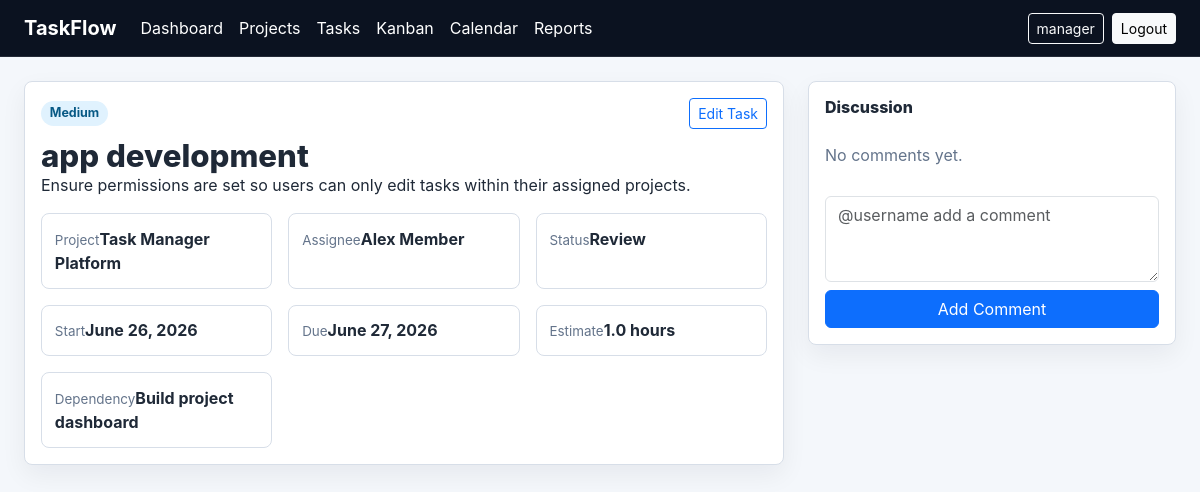
The app's page /tasks/6/ (signed in) with its own data.
### core/models.py (models this page shows, shortened)
class Task(models.Model):
    PRIORITY_CHOICES = [
        ("low", "Low"),
        ("medium", "Medium"),
        ("high", "High"),
        ("critical", "Critical"),
    ]
    STATUS_CHOICES = [
        ("todo", "To Do"),
        ("in_progress", "In Progress"),
        ("review", "Review"),
        ("done", "Done"),
        ("blocked", "Blocked"),
    ]
    title = models.CharField(max_length=180)
    description = models.TextField()
    project = models.ForeignKey(Project, on_delete=models.CASCADE, related_name="tasks")
    sprint = models.ForeignKey(Sprint, on_delete=models.SET_NULL, related_name="tasks", null=True, blank=True)
    priority = models.CharField(max_length=20, choices=PRIORITY_CHOICES, default="medium")
    status = models.CharField(max_length=20, choices=STATUS_CHOICES, default="todo")
    assignee = models.ForeignKey(settings.AUTH_USER_MODEL, on_delete=models.SET_NULL, related_name="assigned_tasks", null=True, blank=True)
    reviewers = models.ManyToManyField(settings.AUTH_USER_MODEL, related_name="review_tasks", blank=True)
    dependency = models.ForeignKey("self", on_delete=models.SET_NULL, null=True, blank=True)
    start_date = models.DateField()
    due_date = models.DateField()
    estimated_hours = models.DecimalField(max_digits=5, decimal_places=1, default=1)
    created_at = models.DateTimeField(auto_now_add=True)
    updated_at = models.DateTimeField(auto_now=True)

class Project(models.Model):
    STATUS_CHOICES = [
        ("planning", "Planning"),
        ("active", "Active"),
        ("on_hold", "On Hold"),
        ("completed", "Completed"),
        ("cancelled", "Cancelled"),
    ]
    name = models.CharField(max_length=160)
    description = models.TextField()
    start_date = models.DateField()
    end_date = models.DateField()
    status = models.CharField(max_length=20, choices=STATUS_CHOICES, default="planning")
    manager = models.ForeignKey(settings.AUTH_USER_MODEL, on_delete=models.CASCADE, related_name="managed_projects")
    members = models.ManyToManyField(settings.AUTH_USER_MODEL, related_name="projects", blank=True)

### core/views.py (the view)
# urls.py: path("tasks/<int:pk>/", views.task_detail, name="task_detail"),
@login_required
def task_detail(request, pk):
    task = get_object_or_404(Task.objects.select_related("project", "assignee", "dependency"), pk=pk)
    if request.method == "POST":
        body = request.POST.get("body", "").strip()
        if body:
            Comment.objects.create(task=task, author=request.user, body=body)
            ActivityLog.objects.create(action="Comment added", task=task, user=request.user)
            return redirect("task_detail", pk=task.pk)
    return render(request, "task_detail.html", {"task": task})

### templates/task_detail.html (shortened to what this page needs)
{% extends "base.html" %}
{% block content %}
<section class="container-fluid px-4 py-4">
  <div class="row g-4">
    <div class="col-lg-8">
      <div class="panel">
        <div class="panel-head">
          <span class="priority {{ task.priority }}">{{ task.get_priority_display }}</span>
          <a class="btn btn-sm btn-outline-primary" href="{% url 'task_edit' task.pk %}">Edit Task</a>
        </div>
        <h1 class="page-title mt-2">{{ task.title }}</h1>
        <p>{{ task.description }}</p>
        <div class="detail-grid">
          <div><span>Project</span><strong>{{ task.project.name }}</strong></div>
          <div><span>Assignee</span><strong>{% if task.assignee %}{{ task.assignee.get_full_name|default:task.assignee.username }}{% else %}Unassigned{% endif %}</strong></div>
          <div><span>Status</span><strong>{{ task.get_status_display }}</strong></div>
          <div><span>Start</span><strong>{{ task.start_date }}</strong></div>
          <div><span>Due</span><strong>{{ task.due_date }}</strong></div>
          <div><span>Estimate</span><strong>{{ task.estimated_hours }} hours</strong></div>
          <div><span>Dependency</span><strong>{{ task.dependency.title|default:"None" }}</strong></div>
        </div>
      </div>
    </div>
    <div class="col-lg-4">
      <div class="panel">
        <h2>Discussion</h2>
        {% for comment in task.comments.all %}
          <div class="comment"><strong>{{ comment.author.username }}</strong><p>{{ comment.body }}</p><small>{{ comment.created_at }}</small></div>
        {% empty %}
          <p class="empty-state">No comments yet.</p>
        {% endfor %}
        <form method="post" class="mt-3">{% csrf_token %}
          <textarea class="form-control mb-2" name="body" rows="3" placeholder="@username add a comment"></textarea>
          <button class="btn btn-primary w-100">Add Comment</button>
        </form>
      </div>
    </div>
  </div>
</section>
{% endblock %}

### templates/base.html (shortened to what this page needs)
{% load static %}
<!doctype html>
<html lang="en">
<head>
  <link href="https://cdn.jsdelivr.net/npm/bootstrap@5.3.3/dist/css/bootstrap.min.css" rel="stylesheet">
  <link rel="stylesheet" href="{% static 'css/styles.css' %}">
</head>
<body>
  <nav class="navbar navbar-expand-lg app-nav sticky-top">
     <div class="container-fluid px-4">
      <a class="navbar-brand fw-bold" href="{% url 'dashboard' %}">TaskFlow</a>
      <div class="collapse navbar-collapse" id="mainNav">
        <ul class="navbar-nav me-auto mb-2 mb-lg-0">
          <li class="nav-item"><a class="nav-link" href="{% url 'dashboard' %}">Dashboard</a></li>
          <li class="nav-item"><a class="nav-link" href="{% url 'projects' %}">Projects</a></li>
          <li class="nav-item"><a class="nav-link" href="{% url 'tasks' %}">Tasks</a></li>
          <li class="nav-item"><a class="nav-link" href="{% url 'kanban' %}">Kanban</a></li>
          <li class="nav-item"><a class="nav-link" href="{% url 'calendar' %}">Calendar</a></li>
          <li class="nav-item"><a class="nav-link" href="{% url 'reports' %}">Reports</a></li>
        </ul>
        <div class="d-flex gap-2 align-items-center">
          {% if user.is_authenticated %}
            <a class="btn btn-sm btn-outline-light" href="{% url 'profile' %}">{{ user.username }}</a>
            <form method="post" action="{% url 'logout' %}">{% csrf_token %}
              <button class="btn btn-sm btn-light" type="submit">Logout</button>
            </form>
          {% else %}
            <a class="btn btn-sm btn-outline-light" href="{% url 'login' %}">Login</a>
            <a class="btn btn-sm btn-light" href="{% url 'register' %}">Register</a>
          {% endif %}
        </div>
      </div>
    </div>
  </nav>
  <main class="page-shell">
    {% block content %}{% endblock %}
  </main>
</body>
</html>

### static/css/styles.css (style rules this page uses)
:root { --ink: #1f2937; --muted: #64748b; --line: #d7dee8; --paper: #ffffff; --wash: #f4f7fb; --brand: #0f766e; --brand-2: #2563eb; --danger: #dc2626; }
body { background: var(--wash); color: var(--ink); font-family: Inter, system-ui, -apple-system, BlinkMacSystemFont, "Segoe UI", sans-serif; }
.app-nav { background: #0b1220; border-bottom: 1px solid rgba(255, 255, 255, .1); }
.app-nav .navbar-brand, .app-nav .nav-link { color: #fff; }
.page-shell { min-height: calc(100vh - 57px); }
.page-title { font-size: clamp(1.7rem, 2.6vw, 2.5rem); line-height: 1.1; margin: 0; font-weight: 800; }
.toolbar, .filter-bar, .metric-grid, .panel-head, .profile-panel { display: flex; align-items: center; gap: 1rem; }
.metric, .panel, .project-card, .form-panel, .auth-panel { background: var(--paper); border: 1px solid var(--line); border-radius: 8px; box-shadow: 0 10px 26px rgba(15, 23, 42, .06); }
.metric span, .detail-grid span { color: var(--muted); font-size: .84rem; }
.panel { padding: 1rem; }
.panel h2, .kanban-column h2, .project-card h2 { font-size: 1rem; font-weight: 800; margin-bottom: .8rem; }
.panel-head { justify-content: space-between; margin-bottom: .6rem; }
.status, .priority { display: inline-flex; align-items: center; border-radius: 999px; padding: .2rem .55rem; font-size: .78rem; font-weight: 700; background: #e2e8f0; }
.priority.medium { background: #e0f2fe; color: #075985; }
.detail-grid { display: grid; grid-template-columns: repeat(auto-fit, minmax(180px, 1fr)); gap: 1rem; margin-top: 1rem; }
.detail-grid div { border: 1px solid var(--line); border-radius: 8px; padding: .8rem; }
.empty-state { color: var(--muted); padding: .8rem 0; }

### records on screen
Task: priority "Medium", title "app development", description "Ensure permissions are set so users can only edit tasks within their assigned projects.", project.name "Task Manager Platform", assignee.get_full_name "Alex Member", status "Review", start_date "June 26, 2026", due_date "June 27, 2026", estimated_hours "1.0", dependency "Build project dashboard"

### other values on screen
{{ user.username }} "manager"
